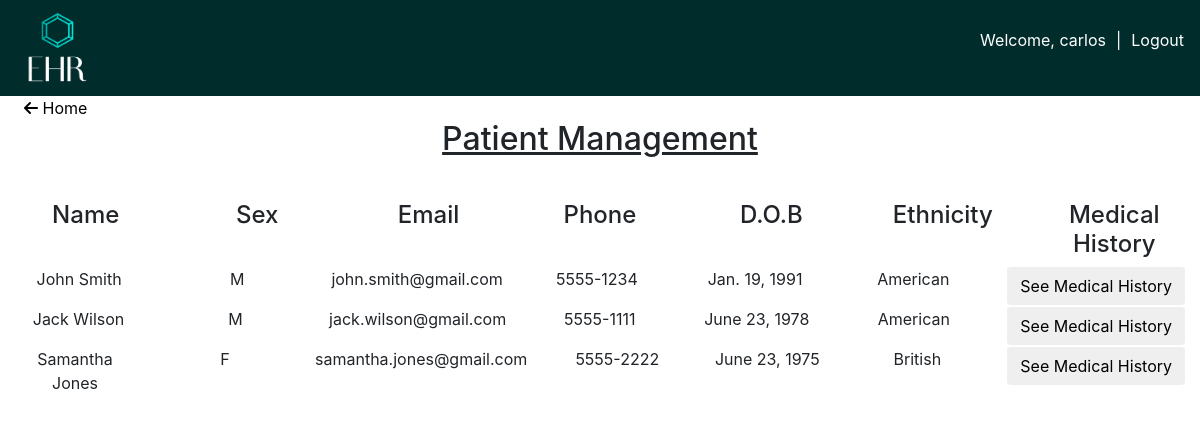
The app's page /patientConsult/ (signed in) with its own data.
### app/models.py (models this page shows, shortened)
class Patients(models.Model):
    SEX_CHOICES = [
        ('M', 'Male'),
        ('F', 'Female'),
        ('O', 'Other')
    ]
    name = models.CharField(max_length=255)
    sex = models.CharField(max_length=1, choices=SEX_CHOICES)
    email = models.EmailField()
    phone = models.CharField(max_length=20)
    date_of_birth = models.DateField()
    ethnicity = models.CharField(max_length=255)
    blood_group = models.CharField(max_length=10)
    allergies = models.TextField(blank=True)
    medicalHist_conditions = models.TextField(blank=True)
    medicalHist_pastSurgery = models.TextField(blank=True)
    medicalHist_mental = models.TextField(blank=True)
    medicalHist_medication = models.TextField(blank=True)
    medicalHist_sexual = models.TextField(blank=True)

### app/views.py (the view)
# urls.py: path('patientConsult/',views.patientConsult,name='patientConsultation'),
@login_required(login_url='/login')
def patientConsult(request):
    context = {'patients':patientDetails}
    return render(request,'app/patientConsult.html',context)

### app/templates/app/patientConsult.html (shortened to what this page needs)
{% extends 'index.html'%}
{% block content %}
<a href="{% url 'mainpage' %}" class="homebtn"><i class="fa-solid fa-arrow-left"></i> Home</a>
<div class="container-fluid">
        <h2 class="title"> Patient Management</h2>
        <div class="row">
            <div class="col col-title">
                <h4>Name</h4>
            </div>
            <div class="col col-title">
                <h4>Sex</h4>
            </div>
            <div class="col col-title">
                <h4>Email</h4>
            </div>
            <div class="col col-title">
                <h4>Phone</h4>
            </div>
            <div class="col col-title">
                <h4>D.O.B</h4>
            </div>
            <div class="col col-title">
                <h4>Ethnicity</h4>
            </div>
            <div class="col col-title">
                <h4>Medical History</h4>
            </div>
        </div>
        {% for patient in patients %}
            <div class="row">
                <div class="col">
                    <p class="patient_attr">{{patient.name}}</p>
                </div>
                <div class="col">
                    <p class="patient_attr">{{patient.sex}}</p>
                </div>
                <div class="col">
                    <p class="patient_attr">{{patient.email}}</p>
                </div>
                <div class="col">
                    <p class="patient_attr">{{patient.phone}}</p>
                </div>
                <div class="col">
                    <p class="patient_attr">{{patient.date_of_birth}}</p>
                </div>
                <div class="col">
                    <p class="patient_attr">{{patient.ethnicity}}</p>
                </div>
                <div class="col text-center">
                    <button class="btn btn-default">See Medical History</button>
                </div>
            </div>
        {% endfor %}
    </div>
{% endblock content %}

### templates/navbar.html (shortened to what this page needs)
{% load static %}
  <nav class="navbar navbar-expand-md">
        <div class="navbar-collapse collapse w-100 order-1 order-md-0 dual-collapse2">
            <ul class="navbar-nav mr-auto">
                <li class="nav-item active">
                    <a href="{% url 'mainpage' %}"><img class='logo' src="{% static 'images/logo.png' %}"></a>
                </li>
            </ul>
        </div>
        <div class="navbar-collapse collapse w-100 order-3 dual-collapse2">
            <ul class="navbar-nav ml-auto">
                {% if request.user.is_authenticated  %}
                <li class="nav-item">
                    <p class="hello_Text">Welcome, {{request.user.username}}  </p>
                </li>
                <li class="nav-item split">
                    <p>|</p>
                </li>
                <li class="nav-item">
                    <a class="login_logout" href="{% url 'logout' %}">Logout</a>
                </li>
                    {% else %}
                    <a class="login_logout" href="{% url 'login' %}">Login</a>
                    {% endif %}
            </ul>
        </div>
    </nav>

### static/css/style.css (style rules this page uses)
.navbar { background-color: #002D2B; }
.logo { width: 60px; height: 60px; }

### templates/navbar.html (style rules this page uses)
nav { background-color: #002D2B; }
.logo { width: 80px; height: 80px; }
.hello_Text { color:white; }
.split { color: white; padding-left: 10px; padding-right: 10px; }
.login_logout { color: white; }

### app/templates/app/patientConsult.html (style rules this page uses)
.col-title { text-align: center; }
.patient_attr { text-align: center; }
h2 { text-align: center; }
.title { text-align: center; padding-bottom: 3%; text-decoration: underline; }
.homebtn { padding-left: 2%; color: black; }

### records on screen
Patients: name "John Smith", sex "M", email "john.smith@gmail.com", phone "5555-1234", date_of_birth "Jan. 19, 1991", ethnicity "American"
Patients: name "Jack Wilson", sex "M", email "jack.wilson@gmail.com", phone "5555-1111", date_of_birth "June 23, 1978", ethnicity "American"
Patients: name "Samantha Jones", sex "F", email "samantha.jones@gmail.com", phone "5555-2222", date_of_birth "June 23, 1975", ethnicity "British"

### other values on screen
{{ request.user.username }} "carlos"
